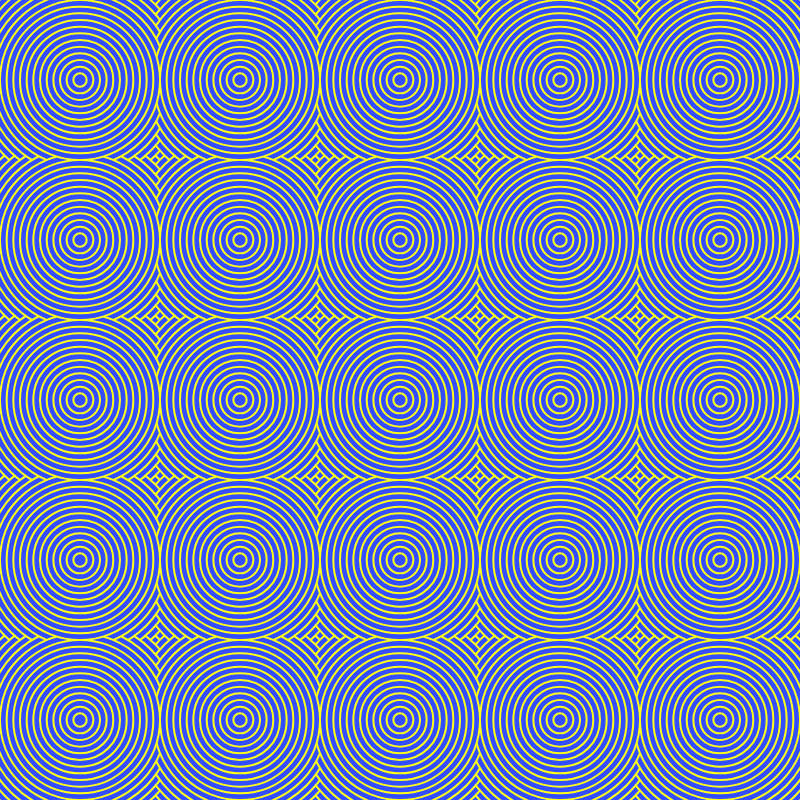
Frame 1 (no input)
Frame 2 (the mouse pressed at the canvas centre, redrawn once): identical to frame 1, image omitted

The p5.js sketch that drew this single still picture (run headless with seeded random() and noise() and a simulated clock; the mouse was pressed at the canvas centre and the sketch redrawn once):

// p5.js sketch
// ── sketch.js
var count = 5;
var side = 800;
var gap = side / count;
var start = gap / 2;
var jump = gap / 12;

function setup() {
  colorMode(RGB, 100);
  createCanvas(side, side);
  fill(20, 30, 100);
  stroke(100, 100, 10);
  strokeWeight(2);
}

function draw() {
  background(10, 30, 40);
  for (let r = gap * 2; r > 0; r -= jump) {
    for (let i = 0; i < count; i++) {
      for (let j = 0; j < count; j++) {
        ellipse(i * gap + gap / 2, j * gap + gap / 2, r, r);
      }
    }
  }
  noLoop();
}
